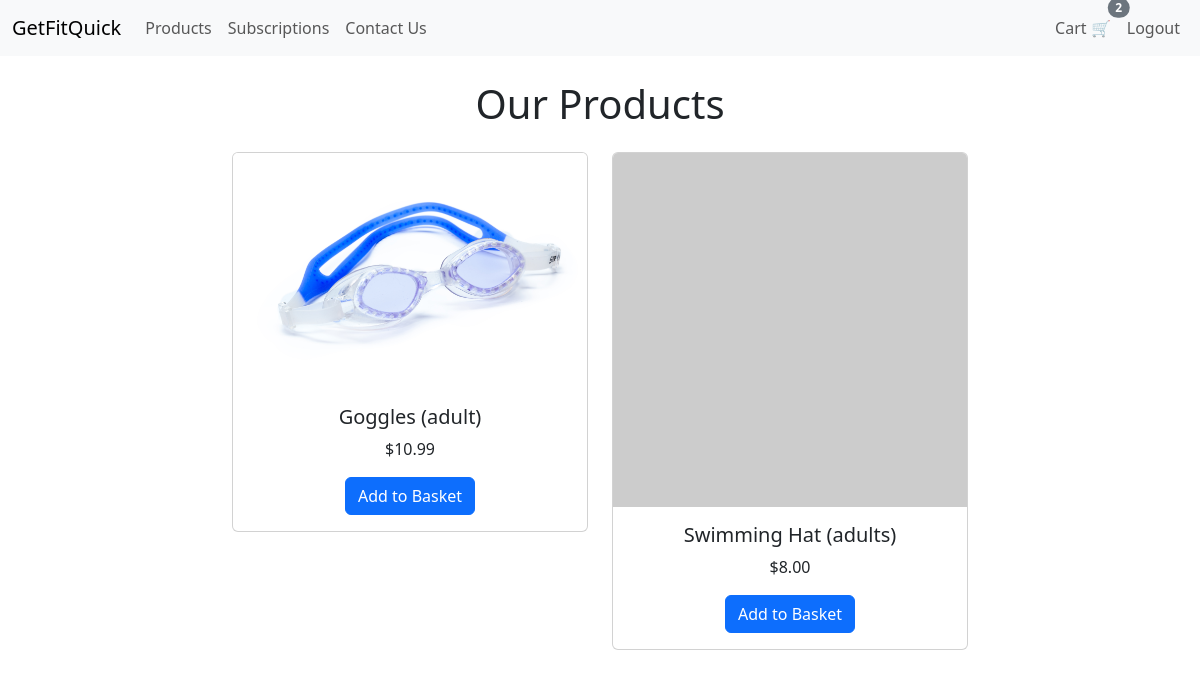
Page /products/ (signed in) on the earlier database version.
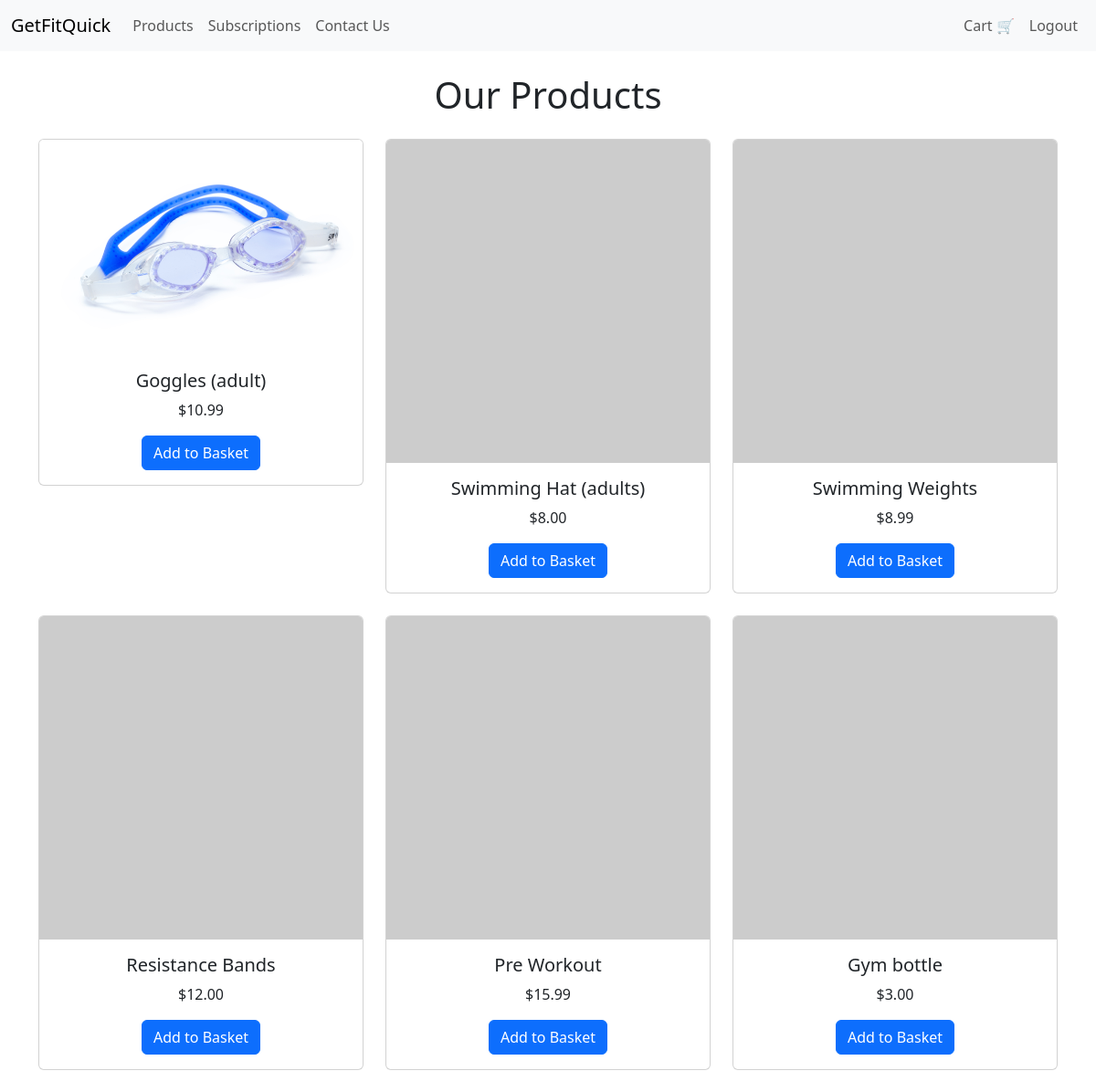
Same page on the later database version.
### products/models.py (models this page shows, shortened)
class Product(models.Model):
    name = models.CharField(max_length=100)
    description = models.TextField()
    price = models.DecimalField(max_digits=10, decimal_places=2)
    image = models.ImageField(upload_to='product_images/', blank=True, null=True)

### products/views.py (the view)
# urls.py: path('', views.product_list, name='product_list'),  # Displays the list of products
def product_list(request):
    products = Product.objects.all()  # Fetch all products from the database
    return render(request, 'products/product_list.html', {'products': products})

### cart/context_processors.py (called while the page is built)
def cart_item_count(request):
    if request.user.is_authenticated:
        count = CartItem.objects.filter(cart__user=request.user).aggregate(total=Sum('quantity'))['total']
        return {'cart_item_count': count or 0}
    return {'cart_item_count': 0}

### products/templates/products/product_list.html (shortened to what this page needs)
{% extends 'base.html' %}
{% block content %}
    <h1 class="text-center mb-4">Our Products</h1>
    <div class="row justify-content-center">
        {% for product in products %}
            <div class="col-md-4">
                <div class="card mb-4">
                    {% if forloop.first %}
                        <img src="{{ product.image.url }}" class="card-img-top" alt="{{ product.name }}">
                    {% else %}
                        <img src="https://via.placeholder.com/150" class="card-img-top" alt="{{ product.name }}">
                    {% endif %}
                    <div class="card-body text-center">
                        <h5 class="card-title">{{ product.name }}</h5>
                        <p class="card-text">${{ product.price }}</p>
                        <form action="{% url 'cart:add_to_cart' product.id %}" method="POST" class="d-inline-block">
                            <button type="submit" class="btn btn-primary">Add to Basket</button>
                        </form>
                    </div>
                </div>
            </div>
        {% empty %}
            <p>No products available.</p>
        {% endfor %}
    </div>
{% endblock %}

Differences in the rows shown:
added Product: name "Swimming Weights", price "8.99"
added Product: name "Resistance Bands", price "12.00"
added Product: name "Pre Workout", price "15.99"
added Product: name "Gym bottle", price "3.00"
Other differences:
{{ cart_item_count }}: "2" → (not shown)
